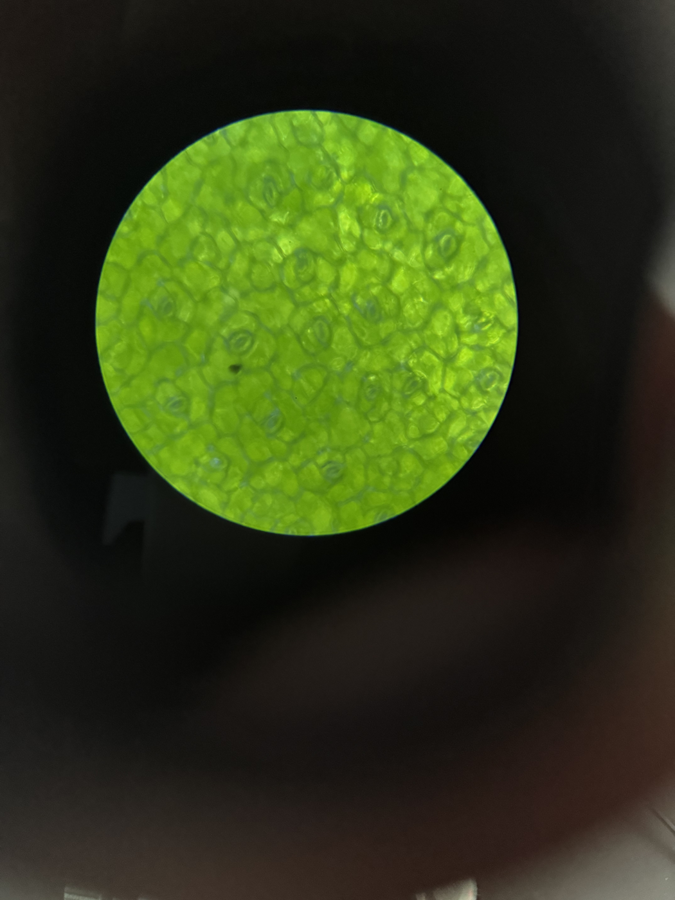
#> input picture reports/2026-07-03_pattern-embedding-analysis/images/control_example.png, 675 x 900 px; its folder holds only this picture in this run
$ python -i nuclei_test.py   (imports and definitions only)
#> lines starting #> are read from the running program, lines starting #| are printed output that depends on the picture; after the words box and inside, x2 and y2 are one past the last pixel; in counts of white or black regions, pixels touching at a corner belong together
import glob,os,numpy as np
from PIL import Image
from skimage.feature import blob_log
from skimage.feature import structure_tensor, structure_tensor_eigenvalues
from skimage.filters import gaussian
from scipy.stats import mannwhitneyu
D=os.path.expanduser("~/mc-work/drive_micro/conv")
def cliffs(a,b):
    a,b=np.array(a),np.array(b); gt=sum((x>y) for x in a for y in b); lt=sum((x<y) for x in a for y in b)
    return (gt-lt)/(len(a)*len(b))
def fov(path,dim=600):
#> called with path = '../images/control_example.png', dim = 600
    a=np.asarray(Image.open(path).convert("L"),float)
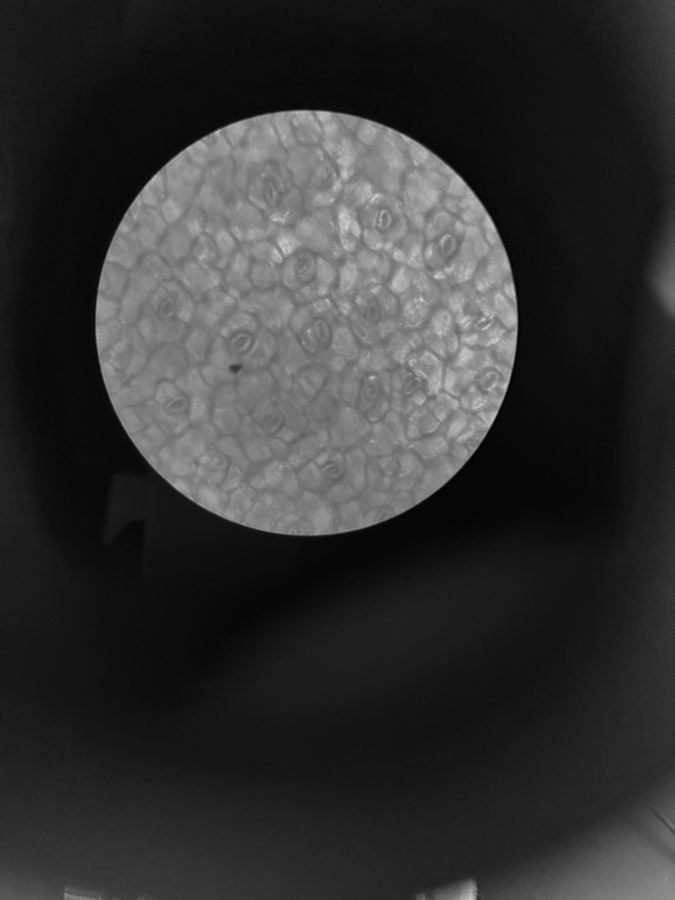
#> a: shape (900, 675) float64; min 1, max 218, mean 50.1
    thr=max(a.mean()+0.3*a.std(), a.max()*0.35); m=a>thr
#> after `thr = max(a.mean() + 0.3 * a.std(), a.max() * 0.35)`: thr = 76.3
#> after `m = a > thr`:
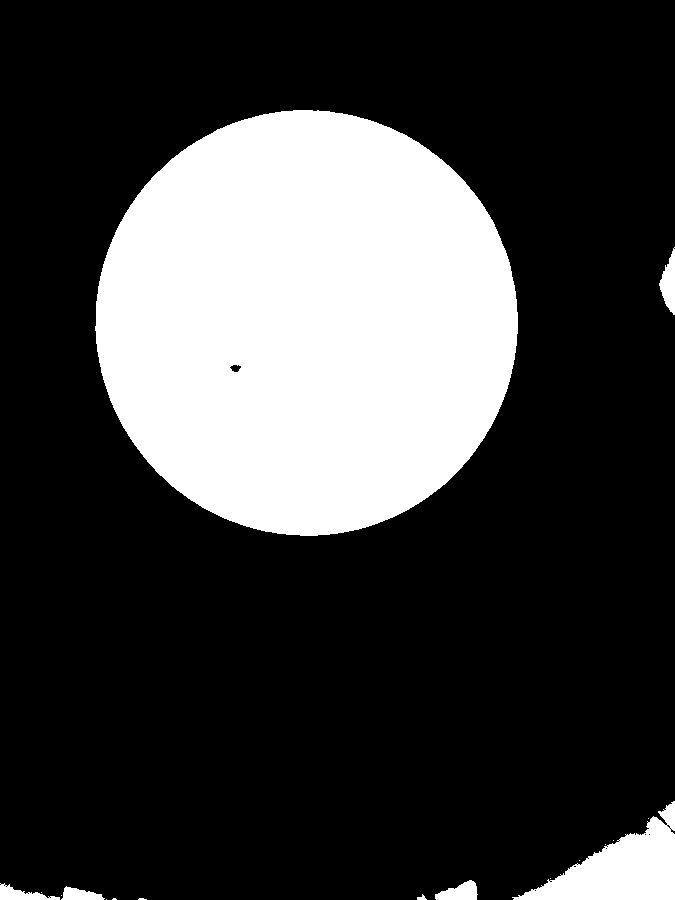
#> m: shape (900, 675) bool; 24.8% white; 17 white regions (10 under 20 px), largest, box (x1, y1, x2, y2) and area: (95, 110, 518, 536) 141012, (512, 801, 675, 900) 7353, (659, 247, 675, 315) 631
    ys,xs=np.where(m)
    if len(xs)<200: return None,None,None
    rgb=np.asarray(Image.open(path).convert("RGB"),float)[ys.min():ys.max()+1,xs.min():xs.max()+1]
    L=a[ys.min():ys.max()+1,xs.min():xs.max()+1]; mm=m[ys.min():ys.max()+1,xs.min():xs.max()+1]
#> after `mm = m[ys.min():ys.max() + 1, xs.min():xs.max() + 1]`:
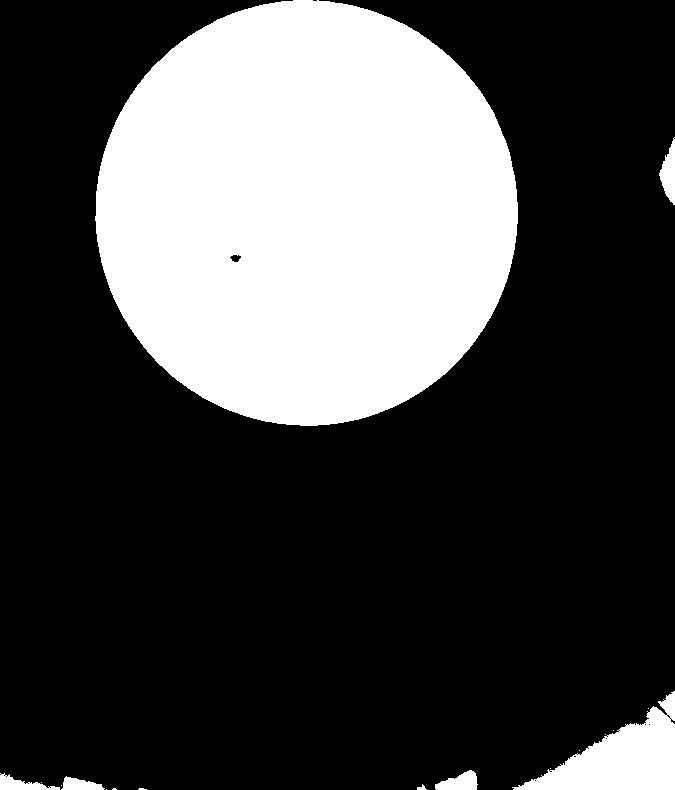
#> mm: shape (790, 675) bool; 28.2% white; 17 white regions (10 under 20 px), largest, box (x1, y1, x2, y2) and area: (95, 0, 518, 426) 141012, (512, 691, 675, 790) 7353, (659, 137, 675, 205) 631
    im=Image.fromarray(L.astype('uint8')).resize((dim,dim)); L=np.asarray(im,float)
    rgbr=np.asarray(Image.fromarray(rgb.astype('uint8')).resize((dim,dim)),float)
    mr=np.asarray(Image.fromarray((mm*255).astype('uint8')).resize((dim,dim)))>127
#> mr: shape (600, 600) bool; 28.2% white; 13 white regions (6 under 20 px), largest, box (x1, y1, x2, y2) and area: (84, 0, 460, 324) 95220, (456, 525, 600, 600) 4961, (586, 104, 600, 156) 429
    return L,rgbr,mr
def feats(path):
    L,rgb,m=fov(path)
    if L is None: return None
    R,G,B=rgb[...,0],rgb[...,1],rgb[...,2]
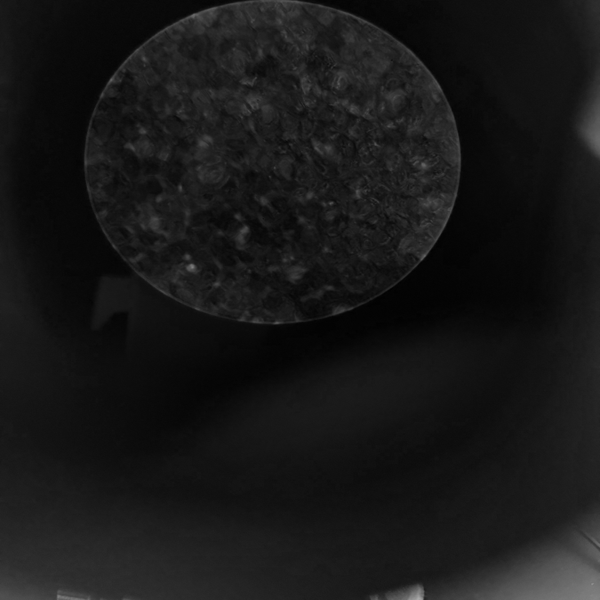
#> B: shape (600, 600) float64; min 1, max 169, mean 23.6
    # nuclei = dark blue-ish blobs: low green, inside FOV. detect dark spots via blob_log on inverted brightness
    inv=(255-L); inv[~m]=0; inv=gaussian(inv,1)
#> after `inv[~m] = 0`:
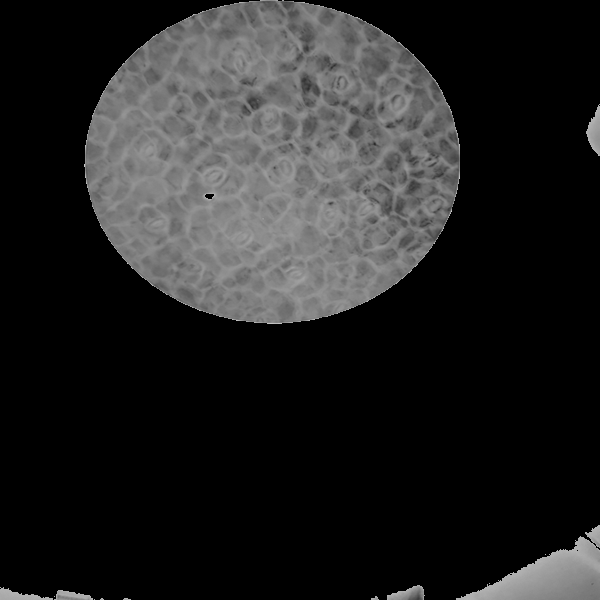
#> inv: shape (600, 600) float64; min 0, max 209, mean 34.8
    blobs=blob_log(inv/inv.max(), min_sigma=2,max_sigma=8,num_sigma=6,threshold=0.12)
#> blobs = 106 rows, first 8: [599, 67, 8], [599, 32, 5.6], [599, 375, 3.2], [599, 0, 8], [124, 599, 8], [599, 126, 2], [599, 469, 5.6], [599, 84, 5.6]
    fovarea=m.sum()
#> fovarea = 101626
    nuc_area=np.sum(np.pi*(blobs[:,2]*np.sqrt(2))**2) if len(blobs) else 0
#> nuc_area = 16344.3
    naf=nuc_area/(fovarea+1e-9)                    # nuclear area fraction (dimensionless, zoom-inv)
#> naf = 0.161
    ndens=len(blobs)/(fovarea+1e-9)*1e4            # zoom-dependent (note)
#> ndens = 10.43
    # structure tensor coherence (dimensionless, scale-robust)
    Axx,Axy,Ayy=structure_tensor(L,sigma=2,mode='reflect')
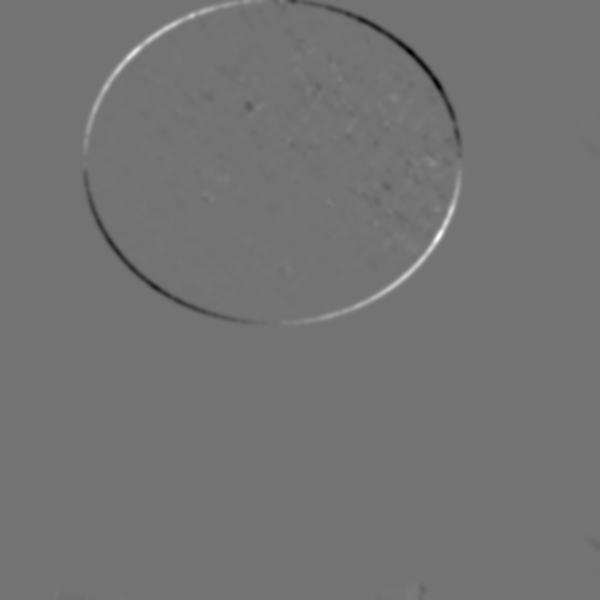
#> Axy: shape (600, 600) float64; min -44341, max 53529.9, mean 3.6; drawn with min black and max white
    l1,l2=structure_tensor_eigenvalues(np.stack([Axx,Axy,Ayy])) if False else (None,None)
    from skimage.feature import structure_tensor_eigenvalues as ste
    ev=ste([Axx,Axy,Ayy]); l1,l2=ev[0],ev[1]
    coh=((l1-l2)/(l1+l2+1e-9))
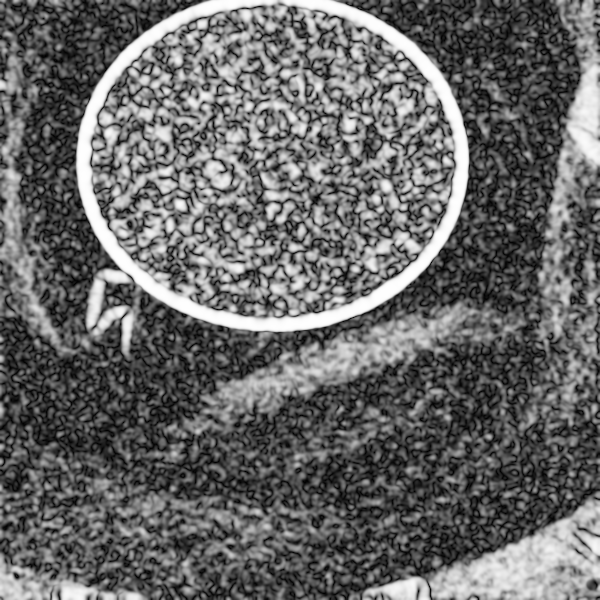
#> coh: shape (600, 600) float64; min 8.44e-05, max 0.999, mean 0.407
    coherence=float(np.mean(coh[m]))
#> coherence = 0.55
    return dict(nuclear_area_frac=float(naf), nuclei_density=float(ndens), coherence=coherence)
g={'control':[], 'treated':[]}
# [12 lines not run here, left out]

>>> result = feats('../images/control_example.png')
#> result = {'nuclear_area_frac': 0.161, 'nuclei_density': 10.43, 'coherence': 0.55}

$ run again, on reports/2026-07-03_pattern-embedding-analysis/images/treated_example.png
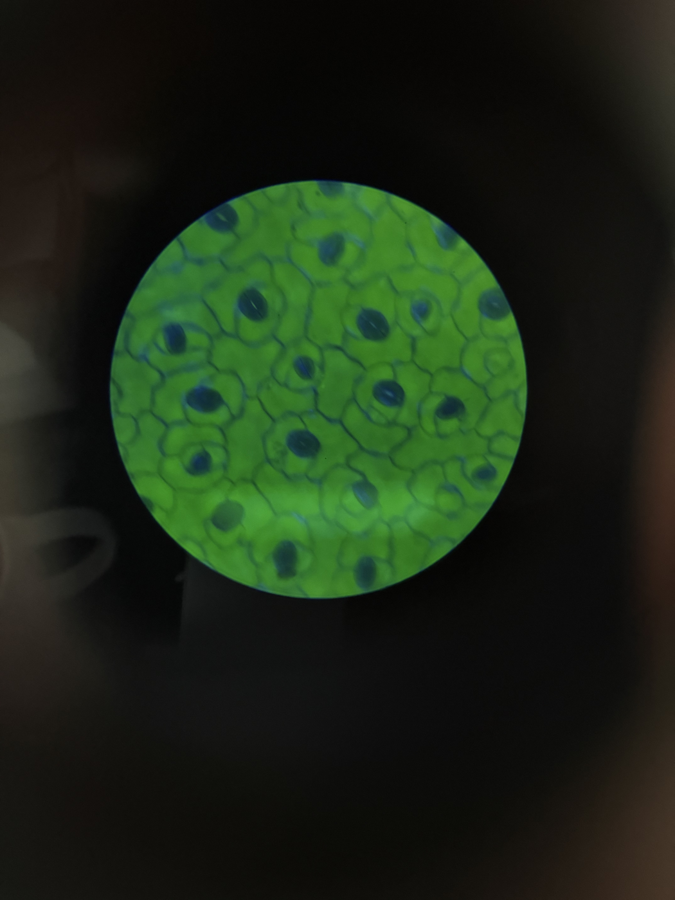
#> input picture reports/2026-07-03_pattern-embedding-analysis/images/treated_example.png, 675 x 900 px
#> thr = 44.45
#> in fov, `m = a > thr`:
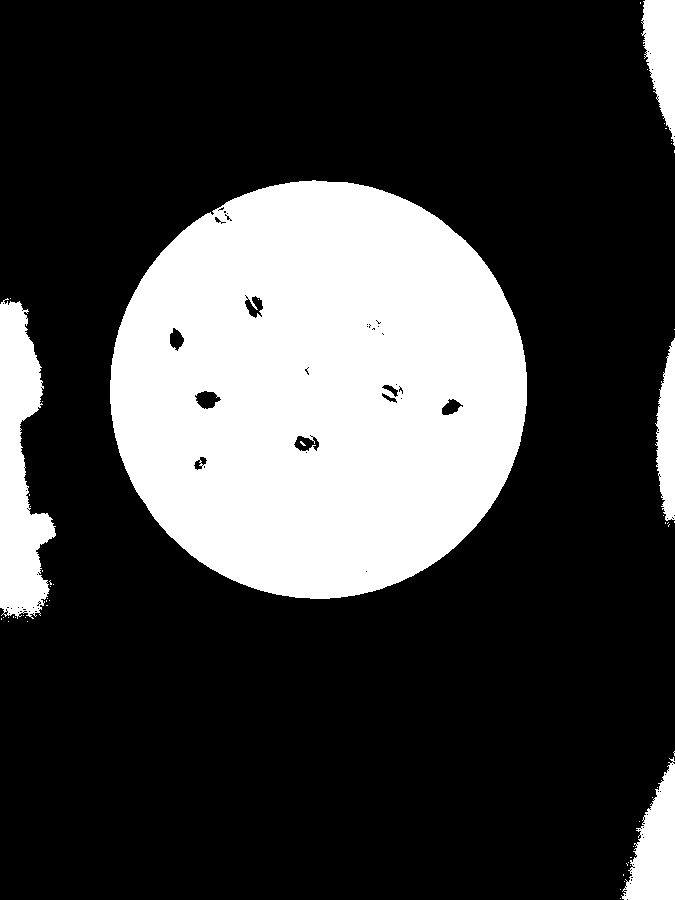
#> m: shape (900, 675) bool; 25.7% white; 54 white regions (49 under 20 px), largest, box (x1, y1, x2, y2) and area: (110, 180, 527, 599) 135338, (0, 298, 56, 619) 10887, (621, 757, 675, 900) 4392, (641, 0, 675, 146) 3170, (655, 338, 675, 521) 2506
#> mr: shape (600, 600) bool; 25.7% white; 31 white regions (26 under 20 px), largest, box (x1, y1, x2, y2) and area: (98, 120, 468, 399) 80187, (0, 200, 50, 413) 6444, (553, 505, 600, 600) 2615, (570, 0, 600, 97) 1875, (582, 225, 600, 349) 1478
#> blobs = 129 rows, first 8: [336, 599, 8], [242, 599, 8], [351, 40, 6.8], [77, 599, 8], [519, 599, 8], [91, 599, 3.2], [210, 13, 8], [396, 31, 8]
#> fovarea = 92642
#> nuc_area = 18798.3
#> naf = 0.203
#> ndens = 13.92
#> in feats, `coh=((l1-l2)/(l1+l2+1e-9))`:
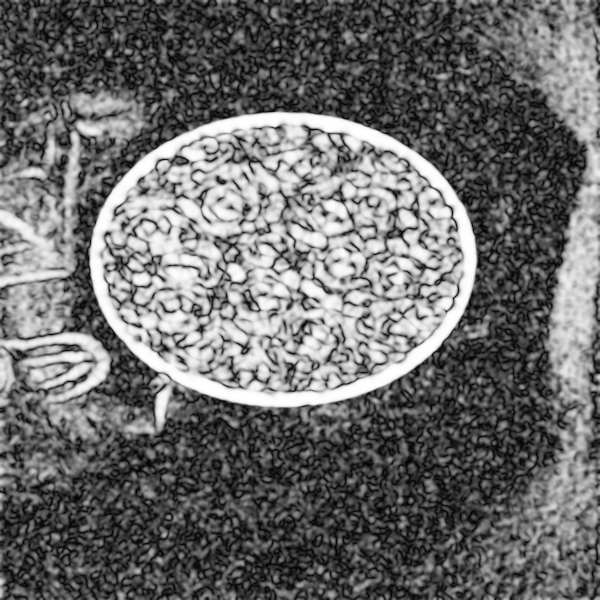
#> coh: shape (600, 600) float64; min 0.000483, max 0.999, mean 0.426
#> coherence = 0.677
#> result = {'nuclear_area_frac': 0.203, 'nuclei_density': 13.92, 'coherence': 0.677}
